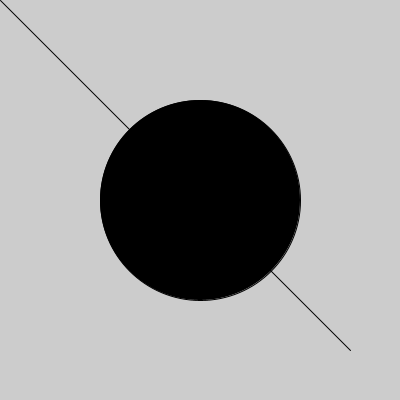
Frame 1 (no input)
Frame 60 (the mouse pressed at the canvas centre just before this capture): identical to frame 1, image omitted
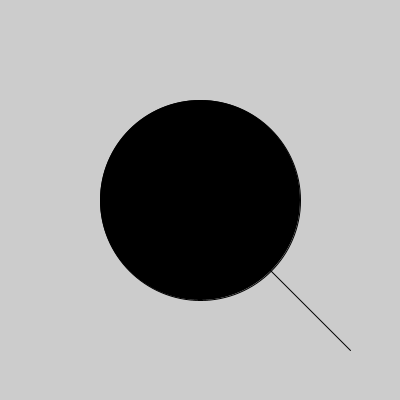
Frame 120 (the mouse held since frame 60 and released just before this capture)

The Processing sketch that drew these frames (run headless with seeded random() and noise(); from frame 60 on, the mouse is pressed at the canvas centre):

// Processing sketch: processing_8009
// ── processing_8009.pde


float circleX = 200;
float circleY = 200;
float circleRadius = 100;

float lineX1 = 350;
float lineY1 = 350;
float lineX2, lineY2;

void setup() {
  size(400, 400); 
  ellipseMode(RADIUS);
  smooth();
}

void draw() {
  background(204);

  lineX2 = mouseX;
  lineY2 = mouseY;

  if (circleLineIntersect(lineX1, lineY1, lineX2, lineY2, circleX, circleY, circleRadius) == true) {
    fill(0); 
  } 
  else {
    fill(255);
  }

  ellipse(circleX, circleY, circleRadius, circleRadius);
  line(lineX1, lineY1, lineX2, lineY2);

}

// Code adapted from Paul Bourke:
// http://local.wasp.uwa.edu.au/~pbourke/geometry/sphereline/raysphere.c
boolean circleLineIntersect(float x1, float y1, float x2, float y2, float cx, float cy, float cr ) {
  float dx = x2 - x1;
  float dy = y2 - y1;
  float a = dx * dx + dy * dy;
  float b = 2 * (dx * (x1 - cx) + dy * (y1 - cy));
  float c = cx * cx + cy * cy;
  c += x1 * x1 + y1 * y1;
  c -= 2 * (cx * x1 + cy * y1);
  c -= cr * cr;
  float bb4ac = b * b - 4 * a * c;

  //println(bb4ac);

  if (bb4ac < 0) {  // Not intersecting
    return false;
  } 
  else {
    
    float mu = (-b + sqrt( b*b - 4*a*c )) / (2*a);
    float ix1 = x1 + mu*(dx);
    float iy1 = y1 + mu*(dy);
    mu = (-b - sqrt(b*b - 4*a*c )) / (2*a);
    float ix2 = x1 + mu*(dx);
    float iy2 = y1 + mu*(dy);

    // The intersection points
    //ellipse(ix1, iy1, 10, 10);
    //ellipse(ix2, iy2, 10, 10);
    
    float testX;
    float testY;
    // Figure out which point is closer to the circle
    if (dist(x1, y1, cx, cy) < dist(x2, y2, cx, cy)) {
      testX = x2;
      testY = y2; 
    } else {
      testX = x1;
      testY = y1; 
    }
    
    if (dist(testX, testY, ix1, iy1) < dist(x1, y1, x2, y2) || dist(testX, testY, ix2, iy2) < dist(x1, y1, x2, y2)) {
      return true;
    } else {
      return false;
    }
  }
}
